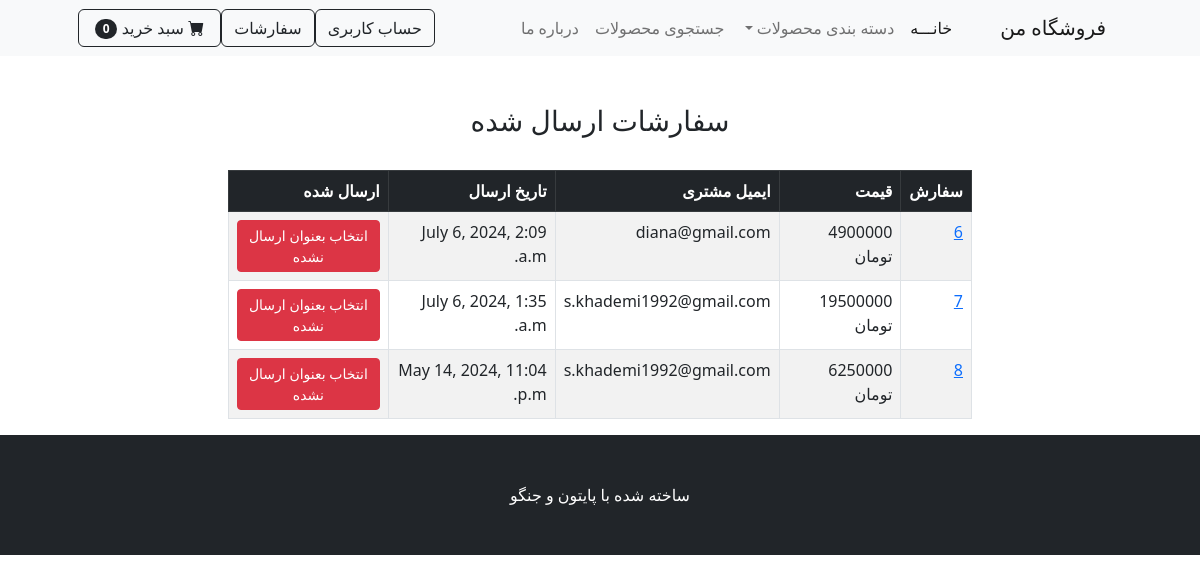
The page /payment/shipped_dash/ (signed in) on the database its author committed.
### payment/models.py (models this page shows, shortened)
class Order(models.Model):
    user = models.ForeignKey(User, on_delete=models.CASCADE, null=True, blank=True)
    full_name = models.CharField(max_length=250)
    email = models.EmailField(max_length=250)
    shipping_address = models.TextField(max_length=15000)
    amount_paid = models.DecimalField(max_digits=12, decimal_places=0)
    date_ordered = models.DateTimeField(auto_now_add=True)
    shipped = models.BooleanField(default=False)
    date_shipped = models.DateTimeField(blank=True, null=True)

### payment/views.py (the view, shortened to what this page needs)
# urls.py: path('shipped_dash/', views.shipped_dash, name='shipped_dash'),
def shipped_dash(request):
    if request.user.is_authenticated and request.user.is_superuser:
        orders = Order.objects.filter(shipped=True)
        return render(request, 'payment/shipped_dash.html', {"orders":orders})
    else:
        messages.success(request, 'دسترسی شما لغو شد.')
        return redirect('home')

### cart/cart.py (called while the page is built)
    def __len__(self):
        return len(self.cart)

### cart/context_processors.py (called while the page is built)
def cart(request):
    return {'cart': Cart(request)}

### payment/templates/payment/shipped_dash.html (shortened to what this page needs)
{% extends 'base.html' %}
{% block content %}
    <div class="container">
        <div class="row">
            <center>
                <div class="col-8">
                    <br><br>
                    <h3>سفارشات ارسال شده</h3>
                    <br>
                    <table class="table table-striped table-hover table-bordered">
                        <thead class="table-dark">
                            <tr>
                                <th scope="col">سفارش</th>
                                <th scope="col">قیمت</th>
                                <th scope="col">ایمیل مشتری</th>
                                <th scope="col">تاریخ ارسال</th>
                                <th scope="col">ارسال شده</th>
                            </tr>
                        </thead>
                        <tbody>
                        {% for item in orders %}
                            <tr>
                                <td><a href="{% url 'orders' item.id %}">{{ item.id }}</a></td>
                                <td>{{ item.amount_paid }} تومان</td>
                                <td>{{ item.email }}</td>
                                <td>{{ item.date_shipped }}</td>
                                <td>
                                    <form method="post">
                                        <button type="submit" class="btn btn-danger btn-sm">انتخاب بعنوان ارسال نشده</button>
                                    </form>
                                </td>
                            </tr>
                        {% endfor %}
                        </tbody>
                    </table>
                </div>
            </center>
        </div>
    </div>
{% endblock %}

### rows shown on the page
Order: id "6", amount_paid "4900000", email "diana@gmail.com", date_shipped "July 6, 2024, 2:09 a.m."
Order: id "7", amount_paid "19500000", email "s.khademi1992@gmail.com", date_shipped "July 6, 2024, 1:35 a.m."
Order: id "8", amount_paid "6250000", email "s.khademi1992@gmail.com", date_shipped "May 14, 2024, 11:04 p.m."

### other values the page prints
{{ cart|length }} "0"
